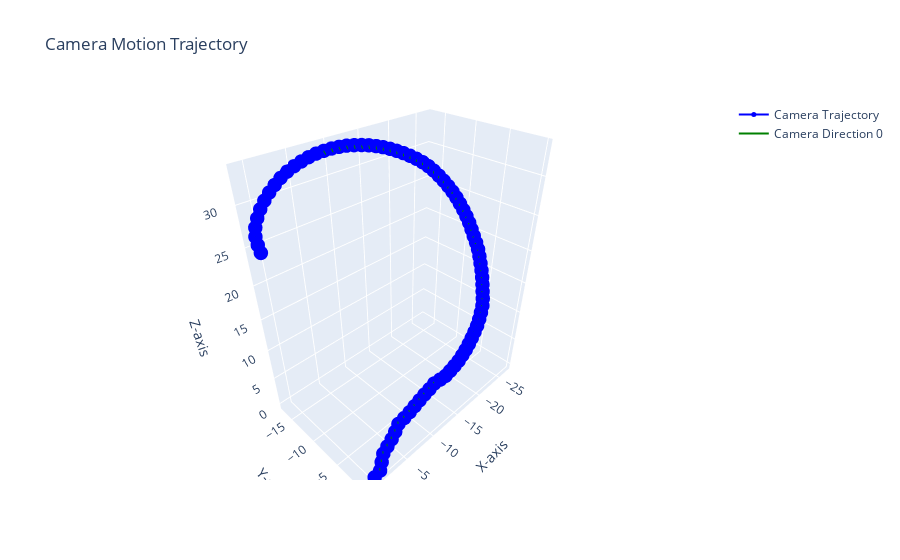

Notebook code for this chart:
### Markdown cell above
### Видео 2
Видео облета здания Беларуськалий. Более сложное чем 1 т.к. большую часть времени четверть кадра занимает лес или река (хорошие точки распределены менее равномерно). Так же присутствует движение обьектов (автомобили). Камера матрицы подобрана вручную.
Источник: [https://www.youtube.com/watch?v=ff4DPbsEqw8](https://www.youtube.com/watch?v=ff4DPbsEqw8)

### Code cell
K = np.array([
    [1979, 0, 1920],
    [0, 1979 , 1080],
    [0, 0, 1]
])

poses = position_experement('sift', 'FLANN', 0.8, K, './position/Беларуськалий.webm')

plot_trajectory(poses)

### Figure 1 — Plotly figure (JSON) as saved in the notebook; plotly's stock layout.template omitted (floating-point values rounded to 4 significant figures)
{"data": [{"line": {"color": "blue", "width": 2}, "marker": {"color": "blue", "size": 5}, "mode": "lines+markers", "name": "Camera Trajectory", "type": "scatter3d", "x": [0, -0.9748, -1.604, -2.196, -2.937, -3.682, -4.389, -5.096, -6.044, -7.01, -7.975, -8.943, -9.912, -10.89, -11.85, -12.84, -13.84, -14.82, -15.8, -16.78, -17.73, -18.67, -19.59, -20.48, -21.35, -22.2, -22.96, -23.66, -24.33, -24.82, -25.23, -25.62, -25.96, -26.25, -26.48, -26.67, -26.81, -26.83, -26.79, -26.75, -26.66, -26.52, -26.32, -26.06, -25.76, -25.4, -24.96, -24.48, -23.95, -23.37, -22.75, -22.05, -21.3, -20.5, -19.68, -18.83, -17.95, -17.05, -16.12, -15.17, -14.21, -13.24, -12.26, -11.27, -10.28, -9.286, -8.295, -7.313, -6.342, -5.385, -4.451, -3.553, -2.703, -1.895, -1.141, -0.4522, 0.1429, 0.61, 0.8414, 0.7999, 0.6757], "y": [0, -0.09125, -0.4637, -0.778, -0.8194, -0.8406, -0.926, -1.085, -1.03, -1.049, -1.116, -1.192, -1.258, -1.299, -1.35, -1.211, -1.143, -1.209, -1.299, -1.397, -1.568, -1.756, -1.972, -2.208, -2.448, -2.699, -2.98, -3.284, -3.613, -4.013, -4.446, -4.867, -5.287, -5.719, -6.174, -6.614, -7.057, -7.528, -8.004, -8.464, -8.901, -9.361, -9.827, -10.29, -10.74, -11.19, -11.63, -12.07, -12.49, -12.9, -13.3, -13.7, -14.09, -14.46, -14.81, -15.12, -15.4, -15.66, -15.88, -16.09, -16.27, -16.44, -16.6, -16.73, -16.85, -16.94, -17.03, -17.1, -17.13, -17.16, -17.17, -17.14, -17.09, -17.03, -16.95, -16.85, -16.72, -16.62, -16.54, -16.48, -16.39], "z": [0, 0.2034, 0.8859, 1.628, 2.298, 2.965, 3.667, 4.356, 4.67, 4.926, 5.179, 5.421, 5.658, 5.859, 6.138, 6.209, 6.214, 6.369, 6.539, 6.734, 6.987, 7.263, 7.6, 7.982, 8.409, 8.873, 9.461, 10.11, 10.78, 11.55, 12.35, 13.17, 14.01, 14.87, 15.73, 16.61, 17.49, 18.37, 19.25, 20.14, 21.03, 21.91, 22.77, 23.62, 24.46, 25.27, 26.06, 26.82, 27.55, 28.26, 28.93, 29.52, 30.05, 30.54, 30.99, 31.41, 31.79, 32.14, 32.43, 32.69, 32.9, 33.07, 33.19, 33.25, 33.27, 33.22, 33.12, 32.94, 32.71, 32.42, 32.06, 31.62, 31.1, 30.51, 29.86, 29.14, 28.35, 27.47, 26.5, 25.5, 24.52]}, {"line": {"color": "green", "width": 2}, "mode": "lines", "name": "Camera Direction 0", "showlegend": true, "type": "scatter3d", "x": [0, 0], "y": [0, 0], "z": [0, 0]}, {"line": {"color": "green", "width": 2}, "mode": "lines", "showlegend": false, "type": "scatter3d", "x": [-0.9748, -0.9724], "y": [-0.09125, -0.08985], "z": [0.2034, 0.7034]}, {"line": {"color": "green", "width": 2}, "mode": "lines", "showlegend": false, "type": "scatter3d", "x": [-1.604, -1.591], "y": [-0.4637, -0.4623], "z": [0.8859, 1.386]}, {"line": {"color": "green", "width": 2}, "mode": "lines", "showlegend": false, "type": "scatter3d", "x": [-2.196, -2.176], "y": [-0.778, -0.7767], "z": [1.628, 2.128]}, {"line": {"color": "green", "width": 2}, "mode": "lines", "showlegend": false, "type": "scatter3d", "x": [-2.937, -2.915], "y": [-0.8194, -0.8178], "z": [2.298, 2.797]}, {"line": {"color": "green", "width": 2}, "mode": "lines", "showlegend": false, "type": "scatter3d", "x": [-3.682, -3.651], "y": [-0.8406, -0.8384], "z": [2.965, 3.464]}, {"line": {"color": "green", "width": 2}, "mode": "lines", "showlegend": false, "type": "scatter3d", "x": [-4.389, -4.335], "y": [-0.926, -0.9214], "z": [3.667, 4.164]}, {"line": {"color": "green", "width": 2}, "mode": "lines", "showlegend": false, "type": "scatter3d", "x": [-5.096, -5.016], "y": [-1.085, -1.077], "z": [4.356, 4.849]}, {"line": {"color": "green", "width": 2}, "mode": "lines", "showlegend": false, "type": "scatter3d", "x": [-6.044, -5.943], "y": [-1.03, -1.017], "z": [4.67, 5.16]}, {"line": {"color": "green", "width": 2}, "mode": "lines", "showlegend": false, "type": "scatter3d", "x": [-7.01, -6.889], "y": [-1.049, -1.033], "z": [4.926, 5.41]}, {"line": {"color": "green", "width": 2}, "mode": "lines", "showlegend": false, "type": "scatter3d", "x": [-7.975, -7.832], "y": [-1.116, -1.096], "z": [5.179, 5.658]}, {"line": {"color": "green", "width": 2}, "mode": "lines", "showlegend": false, "type": "scatter3d", "x": [-8.943, -8.778], "y": [-1.192, -1.168], "z": [5.421, 5.892]}, {"line": {"color": "green", "width": 2}, "mode": "lines", "showlegend": false, "type": "scatter3d", "x": [-9.912, -9.728], "y": [-1.258, -1.229], "z": [5.658, 6.122]}, {"line": {"color": "green", "width": 2}, "mode": "lines", "showlegend": false, "type": "scatter3d", "x": [-10.89, -10.69], "y": [-1.299, -1.264], "z": [5.859, 6.314]}, {"line": {"color": "green", "width": 2}, "mode": "lines", "showlegend": false, "type": "scatter3d", "x": [-11.85, -11.63], "y": [-1.35, -1.311], "z": [6.138, 6.585]}, {"line": {"color": "green", "width": 2}, "mode": "lines", "showlegend": false, "type": "scatter3d", "x": [-12.84, -12.6], "y": [-1.211, -1.166], "z": [6.209, 6.648]}, {"line": {"color": "green", "width": 2}, "mode": "lines", "showlegend": false, "type": "scatter3d", "x": [-13.84, -13.58], "y": [-1.143, -1.092], "z": [6.214, 6.642]}, {"line": {"color": "green", "width": 2}, "mode": "lines", "showlegend": false, "type": "scatter3d", "x": [-14.82, -14.55], "y": [-1.209, -1.152], "z": [6.369, 6.786]}, {"line": {"color": "green", "width": 2}, "mode": "lines", "showlegend": false, "type": "scatter3d", "x": [-15.8, -15.51], "y": [-1.299, -1.235], "z": [6.539, 6.943]}, {"line": {"color": "green", "width": 2}, "mode": "lines", "showlegend": false, "type": "scatter3d", "x": [-16.78, -16.47], "y": [-1.397, -1.326], "z": [6.734, 7.124]}, {"line": {"color": "green", "width": 2}, "mode": "lines", "showlegend": false, "type": "scatter3d", "x": [-17.73, -17.41], "y": [-1.568, -1.49], "z": [6.987, 7.362]}, {"line": {"color": "green", "width": 2}, "mode": "lines", "showlegend": false, "type": "scatter3d", "x": [-18.67, -18.34], "y": [-1.756, -1.671], "z": [7.263, 7.622]}, {"line": {"color": "green", "width": 2}, "mode": "lines", "showlegend": false, "type": "scatter3d", "x": [-19.59, -19.24], "y": [-1.972, -1.881], "z": [7.6, 7.943]}, {"line": {"color": "green", "width": 2}, "mode": "lines", "showlegend": false, "type": "scatter3d", "x": [-20.48, -20.12], "y": [-2.208, -2.11], "z": [7.982, 8.308]}, {"line": {"color": "green", "width": 2}, "mode": "lines", "showlegend": false, "type": "scatter3d", "x": [-21.35, -20.98], "y": [-2.448, -2.342], "z": [8.409, 8.718]}, {"line": {"color": "green", "width": 2}, "mode": "lines", "showlegend": false, "type": "scatter3d", "x": [-22.2, -21.81], "y": [-2.699, -2.586], "z": [8.873, 9.163]}, {"line": {"color": "green", "width": 2}, "mode": "lines", "showlegend": false, "type": "scatter3d", "x": [-22.96, -22.56], "y": [-2.98, -2.859], "z": [9.461, 9.733]}, {"line": {"color": "green", "width": 2}, "mode": "lines", "showlegend": false, "type": "scatter3d", "x": [-23.66, -23.25], "y": [-3.284, -3.155], "z": [10.11, 10.36]}, {"line": {"color": "green", "width": 2}, "mode": "lines", "showlegend": false, "type": "scatter3d", "x": [-24.33, -23.91], "y": [-3.613, -3.476], "z": [10.78, 11.01]}, {"line": {"color": "green", "width": 2}, "mode": "lines", "showlegend": false, "type": "scatter3d", "x": [-24.82, -24.39], "y": [-4.013, -3.868], "z": [11.55, 11.76]}, {"line": {"color": "green", "width": 2}, "mode": "lines", "showlegend": false, "type": "scatter3d", "x": [-25.23, -24.79], "y": [-4.446, -4.293], "z": [12.35, 12.54]}, {"line": {"color": "green", "width": 2}, "mode": "lines", "showlegend": false, "type": "scatter3d", "x": [-25.62, -25.18], "y": [-4.867, -4.706], "z": [13.17, 13.34]}, {"line": {"color": "green", "width": 2}, "mode": "lines", "showlegend": false, "type": "scatter3d", "x": [-25.96, -25.52], "y": [-5.287, -5.118], "z": [14.01, 14.16]}, {"line": {"color": "green", "width": 2}, "mode": "lines", "showlegend": false, "type": "scatter3d", "x": [-26.25, -25.8], "y": [-5.719, -5.54], "z": [14.87, 14.99]}, {"line": {"color": "green", "width": 2}, "mode": "lines", "showlegend": false, "type": "scatter3d", "x": [-26.48, -26.03], "y": [-6.174, -5.986], "z": [15.73, 15.83]}, {"line": {"color": "green", "width": 2}, "mode": "lines", "showlegend": false, "type": "scatter3d", "x": [-26.67, -26.21], "y": [-6.614, -6.417], "z": [16.61, 16.68]}, {"line": {"color": "green", "width": 2}, "mode": "lines", "showlegend": false, "type": "scatter3d", "x": [-26.81, -26.36], "y": [-7.057, -6.85], "z": [17.49, 17.54]}, {"line": {"color": "green", "width": 2}, "mode": "lines", "showlegend": false, "type": "scatter3d", "x": [-26.83, -26.38], "y": [-7.528, -7.312], "z": [18.37, 18.4]}, {"line": {"color": "green", "width": 2}, "mode": "lines", "showlegend": false, "type": "scatter3d", "x": [-26.79, -26.34], "y": [-8.004, -7.78], "z": [19.25, 19.25]}, {"line": {"color": "green", "width": 2}, "mode": "lines", "showlegend": false, "type": "scatter3d", "x": [-26.75, -26.31], "y": [-8.464, -8.231], "z": [20.14, 20.12]}, {"line": {"color": "green", "width": 2}, "mode": "lines", "showlegend": false, "type": "scatter3d", "x": [-26.66, -26.23], "y": [-8.901, -8.658], "z": [21.03, 20.99]}, {"line": {"color": "green", "width": 2}, "mode": "lines", "showlegend": false, "type": "scatter3d", "x": [-26.52, -26.09], "y": [-9.361, -9.11], "z": [21.91, 21.85]}, {"line": {"color": "green", "width": 2}, "mode": "lines", "showlegend": false, "type": "scatter3d", "x": [-26.32, -25.9], "y": [-9.827, -9.568], "z": [22.77, 22.69]}, {"line": {"color": "green", "width": 2}, "mode": "lines", "showlegend": false, "type": "scatter3d", "x": [-26.06, -25.65], "y": [-10.29, -10.03], "z": [23.62, 23.52]}, {"line": {"color": "green", "width": 2}, "mode": "lines", "showlegend": false, "type": "scatter3d", "x": [-25.76, -25.36], "y": [-10.74, -10.47], "z": [24.46, 24.34]}, {"line": {"color": "green", "width": 2}, "mode": "lines", "showlegend": false, "type": "scatter3d", "x": [-25.4, -25.01], "y": [-11.19, -10.91], "z": [25.27, 25.13]}, {"line": {"color": "green", "width": 2}, "mode": "lines", "showlegend": false, "type": "scatter3d", "x": [-24.96, -24.59], "y": [-11.63, -11.34], "z": [26.06, 25.9]}, {"line": {"color": "green", "width": 2}, "mode": "lines", "showlegend": false, "type": "scatter3d", "x": [-24.48, -24.12], "y": [-12.07, -11.78], "z": [26.82, 26.64]}, {"line": {"color": "green", "width": 2}, "mode": "lines", "showlegend": false, "type": "scatter3d", "x": [-23.95, -23.6], "y": [-12.49, -12.19], "z": [27.55, 27.36]}, {"line": {"color": "green", "width": 2}, "mode": "lines", "showlegend": false, "type": "scatter3d", "x": [-23.37, -23.04], "y": [-12.9, -12.59], "z": [28.26, 28.05]}, {"line": {"color": "green", "width": 2}, "mode": "lines", "showlegend": false, "type": "scatter3d", "x": [-22.75, -22.43], "y": [-13.3, -12.99], "z": [28.93, 28.69]}, {"line": {"color": "green", "width": 2}, "mode": "lines", "showlegend": false, "type": "scatter3d", "x": [-22.05, -21.75], "y": [-13.7, -13.38], "z": [29.52, 29.28]}, {"line": {"color": "green", "width": 2}, "mode": "lines", "showlegend": false, "type": "scatter3d", "x": [-21.3, -21.02], "y": [-14.09, -13.77], "z": [30.05, 29.79]}, {"line": {"color": "green", "width": 2}, "mode": "lines", "showlegend": false, "type": "scatter3d", "x": [-20.5, -20.24], "y": [-14.46, -14.13], "z": [30.54, 30.27]}, {"line": {"color": "green", "width": 2}, "mode": "lines", "showlegend": false, "type": "scatter3d", "x": [-19.68, -19.44], "y": [-14.81, -14.48], "z": [30.99, 30.71]}, {"line": {"color": "green", "width": 2}, "mode": "lines", "showlegend": false, "type": "scatter3d", "x": [-18.83, -18.6], "y": [-15.12, -14.79], "z": [31.41, 31.11]}, {"line": {"color": "green", "width": 2}, "mode": "lines", "showlegend": false, "type": "scatter3d", "x": [-17.95, -17.74], "y": [-15.4, -15.06], "z": [31.79, 31.49]}, {"line": {"color": "green", "width": 2}, "mode": "lines", "showlegend": false, "type": "scatter3d", "x": [-17.05, -16.87], "y": [-15.66, -15.32], "z": [32.14, 31.83]}, {"line": {"color": "green", "width": 2}, "mode": "lines", "showlegend": false, "type": "scatter3d", "x": [-16.12, -15.95], "y": [-15.88, -15.53], "z": [32.43, 32.11]}, {"line": {"color": "green", "width": 2}, "mode": "lines", "showlegend": false, "type": "scatter3d", "x": [-15.17, -15.03], "y": [-16.09, -15.74], "z": [32.69, 32.36]}, {"line": {"color": "green", "width": 2}, "mode": "lines", "showlegend": false, "type": "scatter3d", "x": [-14.21, -14.09], "y": [-16.27, -15.92], "z": [32.9, 32.56]}, {"line": {"color": "green", "width": 2}, "mode": "lines", "showlegend": false, "type": "scatter3d", "x": [-13.24, -13.14], "y": [-16.44, -16.09], "z": [33.07, 32.72]}, {"line": {"color": "green", "width": 2}, "mode": "lines", "showlegend": false, "type": "scatter3d", "x": [-12.26, -12.19], "y": [-16.6, -16.25], "z": [33.19, 32.85]}, {"line": {"color": "green", "width": 2}, "mode": "lines", "showlegend": false, "type": "scatter3d", "x": [-11.27, -11.23], "y": [-16.73, -16.37], "z": [33.25, 32.9]}, {"line": {"color": "green", "width": 2}, "mode": "lines", "showlegend": false, "type": "scatter3d", "x": [-10.28, -10.26], "y": [-16.85, -16.49], "z": [33.27, 32.92]}, {"line": {"color": "green", "width": 2}, "mode": "lines", "showlegend": false, "type": "scatter3d", "x": [-9.286, -9.29], "y": [-16.94, -16.58], "z": [33.22, 32.87]}, {"line": {"color": "green", "width": 2}, "mode": "lines", "showlegend": false, "type": "scatter3d", "x": [-8.295, -8.327], "y": [-17.03, -16.68], "z": [33.12, 32.77]}, {"line": {"color": "green", "width": 2}, "mode": "lines", "showlegend": false, "type": "scatter3d", "x": [-7.313, -7.374], "y": [-17.1, -16.75], "z": [32.94, 32.6]}, {"line": {"color": "green", "width": 2}, "mode": "lines", "showlegend": false, "type": "scatter3d", "x": [-6.342, -6.431], "y": [-17.13, -16.78], "z": [32.71, 32.37]}, {"line": {"color": "green", "width": 2}, "mode": "lines", "showlegend": false, "type": "scatter3d", "x": [-5.385, -5.501], "y": [-17.16, -16.81], "z": [32.42, 32.08]}, {"line": {"color": "green", "width": 2}, "mode": "lines", "showlegend": false, "type": "scatter3d", "x": [-4.451, -4.592], "y": [-17.17, -16.82], "z": [32.06, 31.73]}, {"line": {"color": "green", "width": 2}, "mode": "lines", "showlegend": false, "type": "scatter3d", "x": [-3.553, -3.717], "y": [-17.14, -16.79], "z": [31.62, 31.3]}, {"line": {"color": "green", "width": 2}, "mode": "lines", "showlegend": false, "type": "scatter3d", "x": [-2.703, -2.89], "y": [-17.09, -16.74], "z": [31.1, 30.79]}, {"line": {"color": "green", "width": 2}, "mode": "lines", "showlegend": false, "type": "scatter3d", "x": [-1.895, -2.104], "y": [-17.03, -16.69], "z": [30.51, 30.21]}, {"line": {"color": "green", "width": 2}, "mode": "lines", "showlegend": false, "type": "scatter3d", "x": [-1.141, -1.372], "y": [-16.95, -16.62], "z": [29.86, 29.57]}, {"line": {"color": "green", "width": 2}, "mode": "lines", "showlegend": false, "type": "scatter3d", "x": [-0.4522, -0.7053], "y": [-16.85, -16.52], "z": [29.14, 28.87]}, {"line": {"color": "green", "width": 2}, "mode": "lines", "showlegend": false, "type": "scatter3d", "x": [0.1429, -0.1304], "y": [-16.72, -16.39], "z": [28.35, 28.09]}, {"line": {"color": "green", "width": 2}, "mode": "lines", "showlegend": false, "type": "scatter3d", "x": [0.61, 0.3176], "y": [-16.62, -16.3], "z": [27.47, 27.23]}, {"line": {"color": "green", "width": 2}, "mode": "lines", "showlegend": false, "type": "scatter3d", "x": [0.8414, 0.5326], "y": [-16.54, -16.22], "z": [26.5, 26.27]}, {"line": {"color": "green", "width": 2}, "mode": "lines", "showlegend": false, "type": "scatter3d", "x": [0.7999, 0.4762], "y": [-16.48, -16.17], "z": [25.5, 25.29]}, {"line": {"color": "green", "width": 2}, "mode": "lines", "showlegend": false, "type": "scatter3d", "x": [0.6757, 0.3376], "y": [-16.39, -16.08], "z": [24.52, 24.32]}], "layout": {"scene": {"xaxis": {"title": {"text": "X-axis"}}, "yaxis": {"title": {"text": "Y-axis"}}, "zaxis": {"title": {"text": "Z-axis"}}}, "showlegend": true, "title": {"text": "Camera Motion Trajectory"}}}
